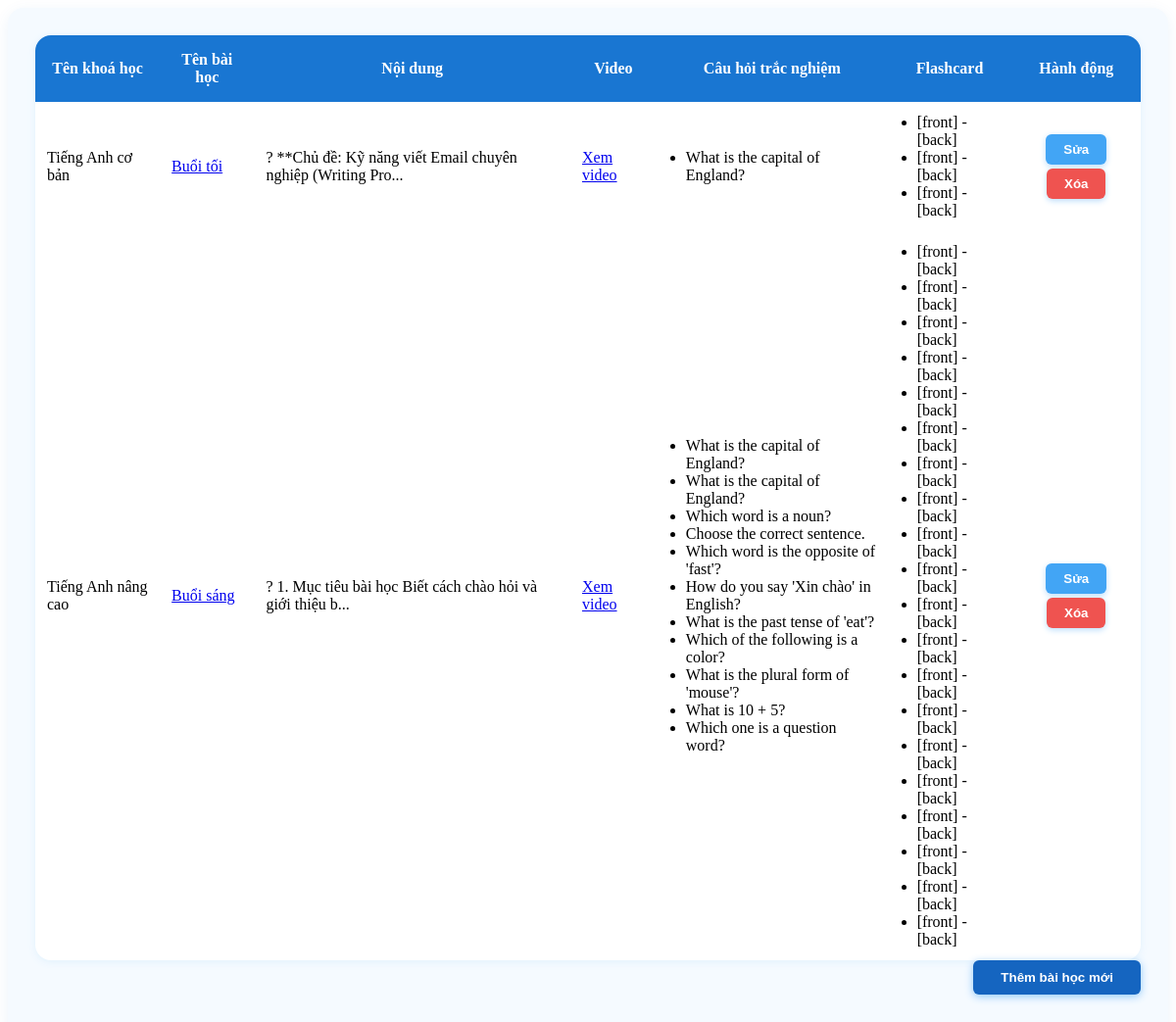
Screenshot of /GV/lesson/list.php with the database file from the repository.
### tables this page shows
CREATE TABLE `lessons` (
  `lesson_id` int(11) NOT NULL,
  `course_id` int(11) NOT NULL,
  `lesson_name` varchar(50) NOT NULL,
  `video_url` varchar(255) DEFAULT NULL,
  `content` text DEFAULT NULL,
  `teacher_id` int(11) DEFAULT NULL
);

CREATE TABLE `quizzes` (
  `quiz_id` int(11) NOT NULL,
  `lesson_id` int(11) NOT NULL,
  `question` text NOT NULL,
  `option_a` varchar(255) NOT NULL,
  `option_b` varchar(255) NOT NULL,
  `option_c` varchar(255) NOT NULL,
  `option_d` varchar(255) NOT NULL,
  `correct_option` enum('A','B','C','D') NOT NULL,
  `type_id` int(11) DEFAULT NULL
);

CREATE TABLE `flashcards` (
  `id` int(11) NOT NULL,
  `course_id` int(11) NOT NULL,
  `tu_vung` varchar(255) NOT NULL,
  `nghia` varchar(255) NOT NULL,
  `created_at` timestamp NOT NULL DEFAULT current_timestamp()
);

### model/pdo.php (called while the page is built, shortened)
<?php
function pdo_get_connection()
{
    $servername = "localhost";
    $username = "root";
    $password = "";
    try {
        $conn = new PDO("mysql:host=$servername;dbname=bankhoahoc", $username, $password);
        $conn->setAttribute(PDO::ATTR_ERRMODE, PDO::ERRMODE_EXCEPTION);
        return $conn;
    } catch (PDOException $e) {
        echo "Kết nối thất bại: " . $e->getMessage();
    }
}
function pdo_query($sql)
{
    $sql_args = array_slice(func_get_args(), 1);
    try {
        $conn = Pdo_get_connection();
        $stmt = $conn->prepare($sql);
        $stmt->execute($sql_args);
        $rows = $stmt->fetchAll();
        return $rows;
    } catch (PDOException $e) {
        throw $e;
    } finally {
        unset($conn);
    }
}
?>

### model/lesson.php (called while the page is built, shortened)
<?php
function get_lessons_by_course($course_id) {
    $sql = "SELECT * FROM lessons WHERE course_id = ?";
    return pdo_query($sql, $course_id);
}
?>

### model/khoahoc.php (called while the page is built, shortened)
<?php
function khoahoc_selectAll($key, $category_id, $teacher_id = 0){
    $sql = "SELECT * FROM courses WHERE 1";
    $sql .=" ORDER BY course_id  DESC";
    return pdo_query($sql);
}
?>

### model/quiz.php (called while the page is built, shortened)
<?php
function get_quiz_by_lesson($lesson_id) {
    $sql = "SELECT * FROM quizzes WHERE lesson_id = ?";
    return pdo_query($sql, $lesson_id);
}
?>

### model/flashcard.php (called while the page is built)
<?php
function get_flashcards_by_course($course_id) {
    $sql = "SELECT * FROM flashcards WHERE course_id = ?";
    return pdo_query($sql, $course_id);
}
?>

### GV/lesson/list.php (the view, shortened to what this page needs)
<?php
include_once __DIR__ . '/../../model/pdo.php';
include_once __DIR__ . '/../../model/khoahoc.php';
include_once __DIR__ . '/../../model/lesson.php';
include_once __DIR__ . '/../../model/quiz.php';
include_once __DIR__ . '/../../model/flashcard.php';
$teacher_id = isset($_SESSION['user_id']) ? (int)$_SESSION['user_id'] : 0;
$courses = khoahoc_selectAll('', 0, $teacher_id);
$lessons = [];
foreach ($courses as $course) {
    $course_lessons = get_lessons_by_course($course['course_id']);
    foreach ($course_lessons as $lesson) {
        $lesson['course_name'] = $course['course_name'];
        $lessons[] = $lesson;
    }
}
?>
<main>
  <div class="row2 container mt20" style="max-width:1200px;margin:auto;">
    <div class="row2 form_content" style="background:#f5faff;border-radius:16px;padding:28px;box-shadow:0 4px 16px rgba(21,101,192,0.08);">
      <form action="#" method="POST">
        <div class="row2 mb10 formds_loai">
          <table border="0" cellpadding="12px" style="width:100%;border-collapse:separate;border-spacing:0;background:#fff;border-radius:16px;overflow:hidden;box-shadow:0 2px 8px #e3f2fd;">
            <tr style="background:#1976d2;color:#fff;font-weight:bold;text-align:center;">
              <th style="padding:16px;">Tên khoá học</th>
              <th style="padding:16px;">Tên bài học</th>
              <th style="padding:16px;">Nội dung</th>
              <th style="padding:16px;">Video</th>
              <th style="padding:16px;">Câu hỏi trắc nghiệm</th>
              <th style="padding:16px;">Flashcard</th>
              <th style="padding:16px;">Hành động</th>
            </tr>
            <?php foreach ($lessons as $lesson): ?>
              <?php
                $course_name = htmlspecialchars($lesson['course_name'] ?? 'Không xác định');
                $lesson_title = htmlspecialchars($lesson['lesson_name'] ?? $lesson['title'] ?? '');
                $content_preview = htmlspecialchars(mb_strimwidth(strip_tags($lesson['content']), 0, 60, '...'));
                $quizzes = get_quiz_by_lesson($lesson['lesson_id']);
                $flashcards = get_flashcards_by_course($lesson['course_id']) ?? [];
                $edit_url = "index.php?act=sualesson&lesson_id=" . $lesson['lesson_id'];
                $delete_url = "index.php?act=xoalesson&lesson_id=" . $lesson['lesson_id'] . "&course_id=" . $lesson['course_id'];
                $view_url = "index.php?act=viewlesson&lesson_id=" . $lesson['lesson_id'];
              ?>
              <tr>
                <td><?= $course_name ?></td>
                <td><a href="<?= $view_url ?>"><?= $lesson_title ?></a></td>
                <td><?= $content_preview ?></td>
                <td>
                  <?php if (!empty($lesson['video_url'])): ?>
                    <a href="<?= htmlspecialchars($lesson['video_url']) ?>" target="_blank">Xem video</a>
                  <?php else: ?>
                    <span style="color:#888;">Không có</span>
                  <?php endif; ?>
                </td>
                <td>
                  <?php if ($quizzes && count($quizzes) > 0): ?>
                    <ul style="margin:0;padding-left:18px;">
                      <?php foreach ($quizzes as $quiz): ?>
                        <li><?= htmlspecialchars(mb_strimwidth($quiz['question'], 0, 40, '...')) ?></li>
                      <?php endforeach; ?>
                    </ul>
                  <?php else: ?>
                    <span style="color:#888;">Không có</span>
                  <?php endif; ?>
                </td>
                <td>
                  <?php if ($flashcards && count($flashcards) > 0): ?>
                    <ul style="margin:0;padding-left:18px;">
                      <?php foreach ($flashcards as $fc): ?>
                        <li><?= htmlspecialchars($fc['front'] ?? '[front]') ?> - <?= htmlspecialchars($fc['back'] ?? '[back]') ?></li>
                      <?php endforeach; ?>
                    </ul>
                  <?php else: ?>
                    <span style="color:#888;">Không có</span>
                  <?php endif; ?>
                </td>
                <td style="text-align:center;">
                  <a href="<?= $edit_url ?>"><input class="btn_edit_listdm" type="button" value="Sửa"></a>
                  <a href="<?= $delete_url ?>" onclick="return confirm('Bạn có chắc muốn xóa bài học này?')">
                    <input class="btn_delete_listdm" type="button" value="Xóa">
                  </a>
                </td>
              </tr>
            <?php endforeach; ?>
          </table>
        </div>
        <div class="row mb10 btn_adddm" style="text-align:right;">
          <a href="index.php?act=addlesson">
            <input class="mr20" type="button" value="Thêm bài học mới" style="background:#1565c0;color:#fff;padding:10px 28px;border:none;border-radius:6px;cursor:pointer;font-weight:bold;box-shadow:0 2px 8px #90caf9;">
          </a>
        </div>
      </form>
    </div>
  </div>
</main>

### GV/lesson/list.php (style rules this page uses)
.btn_edit_listdm, .btn_delete_listdm { padding:8px 18px; margin:2px 0; border:none; border-radius:6px; font-weight:bold; cursor:pointer; box-shadow:0 2px 6px #bbdefb; }
.btn_edit_listdm { background:#42a5f5; color:#fff; }
.btn_delete_listdm { background:#ef5350; color:#fff; }

### rows the page displays
lessons: course_name "Tiếng Anh cơ bản", lesson_name "Buổi tối", content "? **Chủ đề: Kỹ năng viết Email chuyên nghiệp (Writing Pro..."
quizzes: question "What is the capital of England?"
flashcards: front "[front]", back "[back]"
flashcards: front "[front]", back "[back]"
flashcards: front "[front]", back "[back]"
lessons: course_name "Tiếng Anh nâng cao", lesson_name "Buổi sáng", content "? 1. Mục tiêu bài học Biết cách chào hỏi và giới thiệu b..."
quizzes: question "What is the capital of England?"
quizzes: question "What is the capital of England?"
quizzes: question "Which word is a noun?"
quizzes: question "Choose the correct sentence."
quizzes: question "Which word is the opposite of 'fast'?"
quizzes: question "How do you say 'Xin chào' in English?"
quizzes: question "What is the past tense of 'eat'?"
quizzes: question "Which of the following is a color?"
quizzes: question "What is the plural form of 'mouse'?"
quizzes: question "What is 10 + 5?"
quizzes: question "Which one is a question word?"
flashcards: front "[front]", back "[back]"
flashcards: front "[front]", back "[back]"
flashcards: front "[front]", back "[back]"
flashcards: front "[front]", back "[back]"
flashcards: front "[front]", back "[back]"
flashcards: front "[front]", back "[back]"
flashcards: front "[front]", back "[back]"
flashcards: front "[front]", back "[back]"
flashcards: front "[front]", back "[back]"
flashcards: front "[front]", back "[back]"
flashcards: front "[front]", back "[back]"
flashcards: front "[front]", back "[back]"
flashcards: front "[front]", back "[back]"
flashcards: front "[front]", back "[back]"
flashcards: front "[front]", back "[back]"
flashcards: front "[front]", back "[back]"
flashcards: front "[front]", back "[back]"
flashcards: front "[front]", back "[back]"
flashcards: front "[front]", back "[back]"
flashcards: front "[front]", back "[back]"
